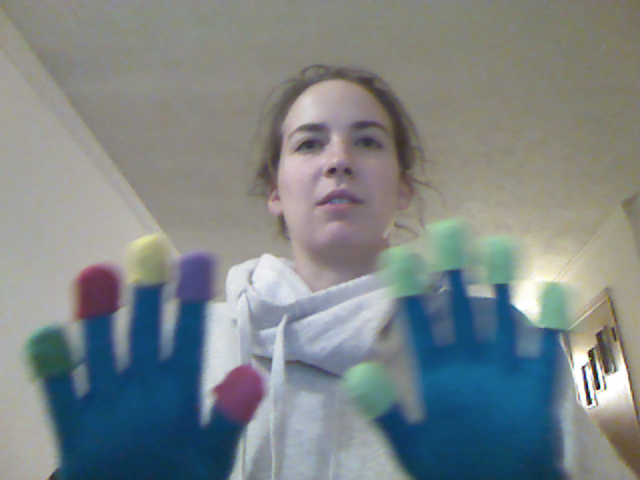
%> input picture MatlabColourTesting/Test1.ppm, 640 x 480 px
$ octave MeansCalc.m   (GNU Octave 9; MATLAB toolbox functions it lacks are replaced by stand-ins)
%> lines starting %> are read from the running program, lines starting %| are printed output that depends on the picture
%Means
clear all;
close all;

result = zeros(2, 7);


for Test = 1:7
test = imread('Test1.ppm');
%> test is the input picture: size 480x640x3 uint8; mean R, G, B 125.1, 133, 134.3
figure, imshow(test)
%> after `imshow(test)`:
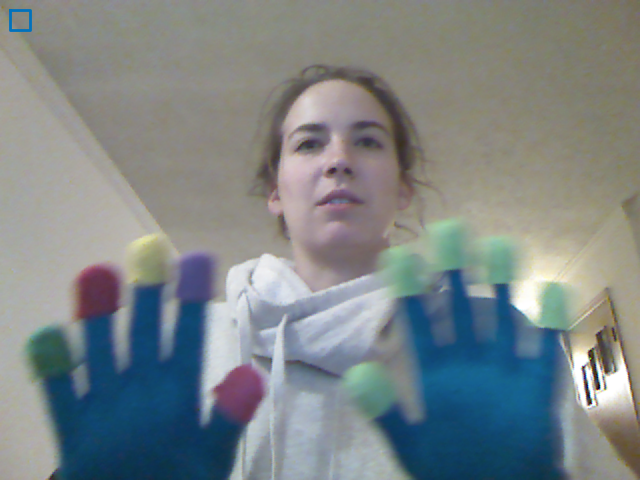
%> figure redrawn from the program's plot data
h = imrect(gca, [10 10 20 20]);
accepted_pos = wait(h);
x = accepted_pos(1);
y = accepted_pos(2);
roi = imcrop(test, [x y 20 20 ]);
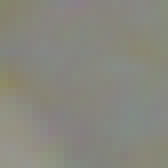
%> roi: size 21x21x3 uint8 (shown 8 times larger); mean R, G, B 135.6, 135, 126.1
figure, imshow(roi)
ycbcr = zeros(900, 3);
roi_ycbcr = rgb2ycbcr(roi);
%> roi_ycbcr: size 21x21x3 uint8; mean of channels 1, 2, 3 131.2, 124, 128.9


for i = 1:20
    for j = 1:20
        n = (i-1)*20 + j;
        ycbcr(n, :) = roi_ycbcr(i, j, :);
    end
end
%> after the loop, ycbcr = 900 rows, first 12: [127 117 130; 126 118 130; 128 119 130; 127 121 130; 129 122 129; 130 124 128; 130 126 128; 130 128 128; 130 129 130; 130 130 130; 129 128 131; 129 126 130]

for z = 1:400
 Cb = ycbcr(z, 2);
 Cr = ycbcr(z, 3);

 %Test = 7;  % 1=DG, 2=R, 3=Y, 4=P, 5=Pi, 6=LG, 7=B
 if Test == 1
     result(1, 1) = result(1, 1) + Cb;
     result(2, 1) = result(2, 1) + Cr;
 elseif Test == 2
     result(1, 2) = result(1, 2) + Cb;
     result(2, 2) = result(2, 2) + Cr;
 elseif Test == 3
     result(1, 3) = result(1, 3) + Cb;
     result(2, 3) = result(2, 3) + Cr;
 elseif Test == 4
     result(1, 4) = result(1, 4) + Cb;
     result(2, 4) = result(2, 4) + Cr;
 elseif Test == 5
     result(1, 5) = result(1, 5) + Cb;
     result(2, 5) = result(2, 5) + Cr;
 elseif Test == 6
     result(1, 6) = result(1, 6) + Cb;
     result(2, 6) = result(2, 6) + Cr;
 elseif Test == 7
     result(1, 7) = result(1, 7) + Cb;
     result(2, 7) = result(2, 7) + Cr;
 end
 end
%> this loop made 400 passes
%> (Cb, Cr) on passes 1 to 3: (117, 130), (118, 130), (119, 130)
%> after the loop, result = [49642 0 0 0 0 0 0; 51594 0 0 0 0 0 0]

end

result = result./400
